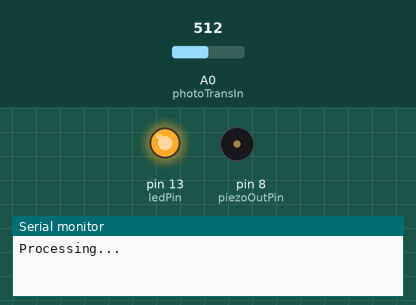
Simulated run of this sketch. Board: Arduino Uno, built with avr-gcc and run on an emulated ATmega328P. On the bench: output pins drawn as LEDs (lit = HIGH), buzzer (waves = sounding), the last lines printed to the serial monitor. The test bench sets the inputs (shaded band); at power-on: A0 (photoTransIn) = 512.

Above: at 0.1 s.
At 6.2 s:
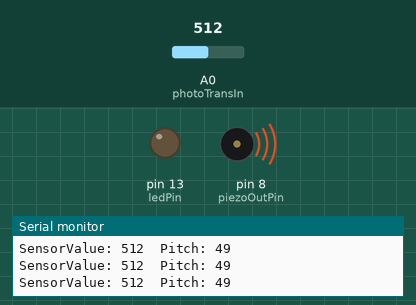
6.3 s: A0 (photoTransIn) set to 983
9.3 s: A0 (photoTransIn) set to 1018
Timing chart, 0 to 18.3 s (numbered marks = the images above; inputs shaded):
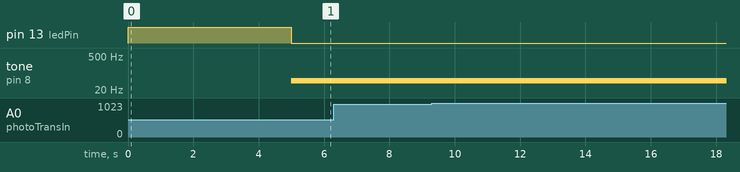

The sketch:

LightTheremin.ino
```cpp
// Calibrate: Move your hand up and down over the phototransistor, changing the amount
// of the light that reaches it.
const int piezoOutPin = 8;
const int photoTransIn = A0;

int sensorValue;
int sensorLow = 1023;
int sensorHigh = 0;

//You'll use this as an indicator that your sensor has finished calibrating.
//For this project, use the on-board LED connected to pin 13.
const int ledPin = 13;

void setup() {
  // put your setup code here, to run once:
  Serial.begin(9600);
  Serial.println("Processing...");

  pinMode(ledPin, OUTPUT);
  digitalWrite(ledPin, HIGH);

  //millis() function to check the current tim, reports how long the
  //arduino has been running since it was last powered on or reset.
  while (millis() < 5000) {
    sensorValue = analogRead(photoTransIn);

    if (sensorValue > sensorHigh)
    {
      sensorHigh = sensorValue;
    }
    if (sensorValue < sensorLow)
    {
      sensorLow = sensorValue;
    }
  }

  Serial.println("Ready");
  Serial.print("SensorHigh: ");
  Serial.print(sensorHigh);
  Serial.print("\tSensorLow: ");
  Serial.println(sensorLow);

  digitalWrite(ledPin, LOW);
}

void loop() {
  // put your main code here, to run repeatedly:
  sensorValue = analogRead(A0);

  //50 to 4000, these numbers set the range of frquencies the Arduino will generate.
  int pitch = map(sensorValue, sensorLow, sensorHigh, 50, 4000);

  Serial.print("SensorValue: ");
  Serial.print(sensorValue);
  Serial.print("\tPitch: ");
  Serial.println(pitch);
  tone(8, pitch, 20);

  delay(5);
}
```

Measured:
- by itself, tone on pin 8 (piezoOutPin): alternates 49 Hz for 0.02 s and silent for 0.01 s
